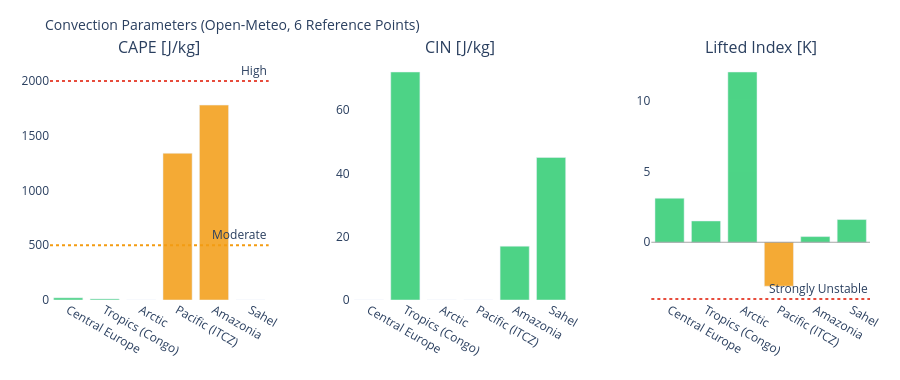

Source (notebook cell):
### Markdown cell above
---
## 3. Visualizations

### Code cell
# ============================================================
# CAPE / CIN / LIFTED INDEX – Convection potential
# ============================================================

if not df_atm.empty:
    fig = make_subplots(
        rows=1, cols=3,
        subplot_titles=['CAPE [J/kg]', 'CIN [J/kg]', 'Lifted Index [K]'],
        horizontal_spacing=0.1
    )
    pts = df_atm['point'].tolist()
    pt_colors = ['#E85D24','#185FA5','#888780','#378ADD','#639922','#F2A623']

    # CAPE – höher = mehr Gewitterpotential
    cape_vals = df_atm['cape'].fillna(0).tolist()
    cape_colors = ['#e74c3c' if v > 2000 else '#f39c12' if v > 500 else '#2ecc71'
                   for v in cape_vals]
    fig.add_trace(go.Bar(x=pts, y=cape_vals, marker_color=cape_colors,
                         opacity=0.85, showlegend=False), row=1, col=1)
    fig.add_hline(y=2000, line_dash='dot', line_color='#e74c3c',
                  annotation_text='High', row=1, col=1)
    fig.add_hline(y=500,  line_dash='dot', line_color='#f39c12',
                  annotation_text='Moderate', row=1, col=1)

    # CIN – negativer = stärker gedeckelt (weniger Auslöse)
    cin_vals = df_atm['cin'].fillna(0).tolist()
    cin_colors = ['#e74c3c' if v < -200 else '#f39c12' if v < -50 else '#2ecc71'
                  for v in cin_vals]
    fig.add_trace(go.Bar(x=pts, y=cin_vals, marker_color=cin_colors,
                         opacity=0.85, showlegend=False), row=1, col=2)

    # Lifted Index – negativ = instabil
    li_vals = df_atm['li'].fillna(0).tolist()
    li_colors = ['#e74c3c' if v < -4 else '#f39c12' if v < 0 else '#2ecc71'
                 for v in li_vals]
    fig.add_trace(go.Bar(x=pts, y=li_vals, marker_color=li_colors,
                         opacity=0.85, showlegend=False), row=1, col=3)
    fig.add_hline(y=0, line_color='gray', line_width=0.7, row=1, col=3)
    fig.add_hline(y=-4, line_dash='dot', line_color='#e74c3c',
                  annotation_text='Strongly Unstable', row=1, col=3)

    fig.update_layout(
        title=dict(text='Convection Parameters (Open-Meteo, 6 Reference Points)', font=dict(size=14)),
        height=380, plot_bgcolor='rgba(0,0,0,0)', paper_bgcolor='rgba(0,0,0,0)',
        margin=dict(l=50, r=30, t=60, b=80)
    )
    fig.update_xaxes(tickangle=30)
    fig.show()

### Figure 1 — Plotly figure (JSON) as saved in the notebook; plotly's stock layout.template omitted (floating-point values rounded to 4 significant figures)
{"data": [{"marker": {"color": ["#2ecc71", "#2ecc71", "#2ecc71", "#f39c12", "#f39c12", "#2ecc71"]}, "opacity": 0.85, "showlegend": false, "type": "bar", "x": ["Central Europe", "Tropics (Congo)", "Arctic", "Pacific (ITCZ)", "Amazonia", "Sahel"], "xaxis": "x", "y": [20.0, 10.0, 0.0, 1340.0, 1780.0, 0.0], "yaxis": "y"}, {"marker": {"color": ["#2ecc71", "#2ecc71", "#2ecc71", "#2ecc71", "#2ecc71", "#2ecc71"]}, "opacity": 0.85, "showlegend": false, "type": "bar", "x": ["Central Europe", "Tropics (Congo)", "Arctic", "Pacific (ITCZ)", "Amazonia", "Sahel"], "xaxis": "x2", "y": [0.0, 72.0, 0.0, 0.0, 17.0, 45.0], "yaxis": "y2"}, {"marker": {"color": ["#2ecc71", "#2ecc71", "#2ecc71", "#f39c12", "#2ecc71", "#2ecc71"]}, "opacity": 0.85, "showlegend": false, "type": "bar", "x": ["Central Europe", "Tropics (Congo)", "Arctic", "Pacific (ITCZ)", "Amazonia", "Sahel"], "xaxis": "x3", "y": [3.1, 1.5, 12.0, -3.1, 0.4, 1.6], "yaxis": "y3"}], "layout": {"annotations": [{"font": {"size": 16}, "showarrow": false, "text": "CAPE [J/kg]", "x": 0.1333, "xanchor": "center", "xref": "paper", "y": 1.0, "yanchor": "bottom", "yref": "paper"}, {"font": {"size": 16}, "showarrow": false, "text": "CIN [J/kg]", "x": 0.5, "xanchor": "center", "xref": "paper", "y": 1.0, "yanchor": "bottom", "yref": "paper"}, {"font": {"size": 16}, "showarrow": false, "text": "Lifted Index [K]", "x": 0.8667, "xanchor": "center", "xref": "paper", "y": 1.0, "yanchor": "bottom", "yref": "paper"}, {"showarrow": false, "text": "High", "x": 1, "xanchor": "right", "xref": "x domain", "y": 2000, "yanchor": "bottom", "yref": "y"}, {"showarrow": false, "text": "Moderate", "x": 1, "xanchor": "right", "xref": "x domain", "y": 500, "yanchor": "bottom", "yref": "y"}, {"showarrow": false, "text": "Strongly Unstable", "x": 1, "xanchor": "right", "xref": "x3 domain", "y": -4, "yanchor": "bottom", "yref": "y3"}], "height": 380, "margin": {"b": 80, "l": 50, "r": 30, "t": 60}, "paper_bgcolor": "rgba(0,0,0,0)", "plot_bgcolor": "rgba(0,0,0,0)", "shapes": [{"line": {"color": "#e74c3c", "dash": "dot"}, "type": "line", "x0": 0, "x1": 1, "xref": "x domain", "y0": 2000, "y1": 2000, "yref": "y"}, {"line": {"color": "#f39c12", "dash": "dot"}, "type": "line", "x0": 0, "x1": 1, "xref": "x domain", "y0": 500, "y1": 500, "yref": "y"}, {"line": {"color": "gray", "width": 0.7}, "type": "line", "x0": 0, "x1": 1, "xref": "x3 domain", "y0": 0, "y1": 0, "yref": "y3"}, {"line": {"color": "#e74c3c", "dash": "dot"}, "type": "line", "x0": 0, "x1": 1, "xref": "x3 domain", "y0": -4, "y1": -4, "yref": "y3"}], "title": {"font": {"size": 14}, "text": "Convection Parameters (Open-Meteo, 6 Reference Points)"}, "xaxis": {"anchor": "y", "domain": [0.0, 0.2667], "tickangle": 30}, "xaxis2": {"anchor": "y2", "domain": [0.3667, 0.6333], "tickangle": 30}, "xaxis3": {"anchor": "y3", "domain": [0.7333, 1.0], "tickangle": 30}, "yaxis": {"anchor": "x", "domain": [0.0, 1.0]}, "yaxis2": {"anchor": "x2", "domain": [0.0, 1.0]}, "yaxis3": {"anchor": "x3", "domain": [0.0, 1.0]}}}
